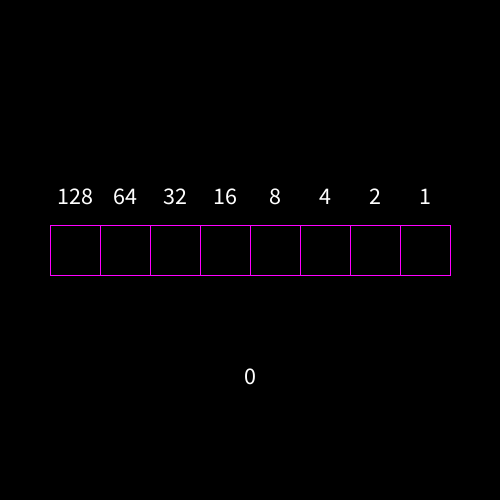
Frame 1 (no input)
Frame 60 (the mouse pressed at the canvas centre just before this capture): identical to frame 1, image omitted
Frame 120 (the mouse held since frame 60 and released just before this capture): identical to frame 1, image omitted

The Processing sketch that drew this single still picture (run headless with seeded random() and noise(); from frame 60 on, the mouse is pressed at the canvas centre):

// Processing sketch: binary
// ── binary.pde
void setup()
{
  size(500, 500);
  
  border = width * 0.1f;
  w = (width - (border * 2)) / (float) bits.length;
  y = (height / 2) - (w / 2);

}

boolean[] bits = new boolean[8];
float border;
float w;
float y;

void draw()
{
  background(0);
  stroke(255, 0 , 255);
  textAlign(CENTER, CENTER);
  textSize(24);

  for(int i = 0 ; i < bits.length ; i++)
  {
    float x = map(i, 0, bits.length, border, width - border);
    
    if (bits[i])
    {
      fill(0, 255, 0);
    }
    else
    {
      noFill();
    }
    
    rect(x, y, w, w);
    fill(255);
    int bit = bits.length - 1 - i;
    text(int(pow(2, bit)), x + (w / 2), y - 30);
  }
  
  fill(255);
  int sum= 0;
  for(int i = 0 ; i < bits.length ; i ++)
  {
    int bit = bits.length - 1 - i;
    if (bits[bit])
    {
      sum += pow(2, i);
    }
  }
  text(sum, width / 2, height * .75f);
}

void mouseClicked()
{
  if (mouseY > y && mouseY < y + w && mouseX > border && mouseX < width - border)
  {
    int bit = (int) map(mouseX, border, width - border, 0, bits.length);
    bits[bit] = ! bits[bit];
  }
}
